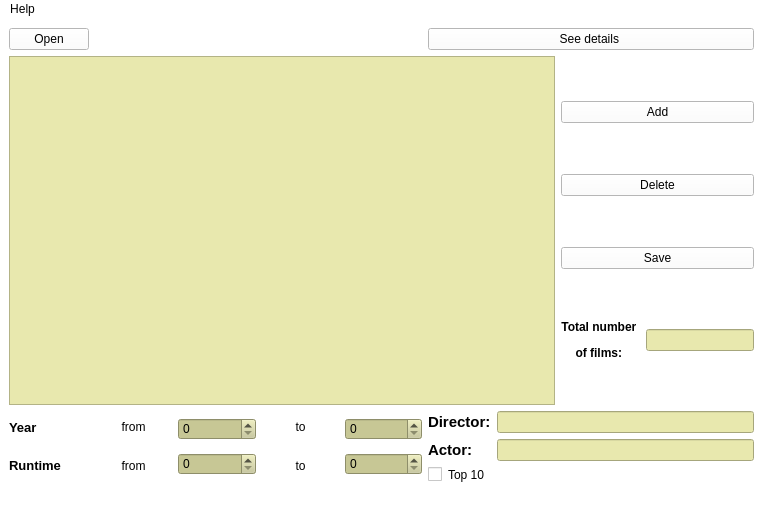
<?xml version="1.0" encoding="UTF-8"?>
<ui version="4.0">
 <class>MainWindow</class>
 <widget class="QMainWindow" name="MainWindow">
  <property name="geometry">
   <rect>
    <x>0</x>
    <y>0</y>
    <width>763</width>
    <height>513</height>
   </rect>
  </property>
  <property name="sizePolicy">
   <sizepolicy hsizetype="Fixed" vsizetype="Preferred">
    <horstretch>0</horstretch>
    <verstretch>0</verstretch>
   </sizepolicy>
  </property>
  <property name="windowTitle">
   <string>MainWindow</string>
  </property>
  <property name="styleSheet">
   <string notr="true">background-color: rgb(255, 255, 255);
border-bottom-color: rgb(170, 85, 255);
</string>
  </property>
  <widget class="QWidget" name="centralwidget">
   <layout class="QGridLayout" name="gridLayout_2">
    <item row="0" column="0">
     <widget class="QPushButton" name="pushButton_7">
      <property name="text">
       <string>Open</string>
      </property>
     </widget>
    </item>
    <item row="0" column="1">
     <spacer name="horizontalSpacer">
      <property name="orientation">
       <enum>Qt::Horizontal</enum>
      </property>
      <property name="sizeHint" stdset="0">
       <size>
        <width>323</width>
        <height>20</height>
       </size>
      </property>
     </spacer>
    </item>
    <item row="1" column="0" colspan="3">
     <layout class="QHBoxLayout" name="horizontalLayout_8">
      <item>
       <widget class="QTableView" name="tableView">
        <property name="enabled">
         <bool>true</bool>
        </property>
        <property name="styleSheet">
         <string notr="true">background-color: rgb(232, 232, 174);</string>
        </property>
       </widget>
      </item>
      <item>
       <layout class="QGridLayout" name="gridLayout">
        <item row="0" column="0">
         <widget class="QPushButton" name="pushButton_2">
          <property name="text">
           <string>Add</string>
          </property>
         </widget>
        </item>
        <item row="1" column="0">
         <widget class="QPushButton" name="pushButton_3">
          <property name="text">
           <string>Delete</string>
          </property>
         </widget>
        </item>
        <item row="2" column="0">
         <widget class="QPushButton" name="pushButton_8">
          <property name="text">
           <string>Save</string>
          </property>
         </widget>
        </item>
        <item row="3" column="0">
         <layout class="QVBoxLayout" name="verticalLayout">
          <item>
           <layout class="QHBoxLayout" name="horizontalLayout">
            <item>
             <widget class="QLabel" name="label_12">
              <property name="styleSheet">
               <string notr="true">font: 75 14pt &quot;Arial&quot;;</string>
              </property>
              <property name="text">
               <string>&lt;html&gt;&lt;head/&gt;&lt;body&gt;&lt;p align=&quot;center&quot;&gt;&lt;span style=&quot; font-weight:600;&quot;&gt;Total number &lt;/span&gt;&lt;/p&gt;&lt;p align=&quot;center&quot;&gt;&lt;span style=&quot; font-weight:600;&quot;&gt;of films: &lt;/span&gt;&lt;/p&gt;&lt;/body&gt;&lt;/html&gt;</string>
              </property>
             </widget>
            </item>
            <item>
             <widget class="QLineEdit" name="lineEdit">
              <property name="enabled">
               <bool>false</bool>
              </property>
              <property name="sizePolicy">
               <sizepolicy hsizetype="Minimum" vsizetype="Maximum">
                <horstretch>0</horstretch>
                <verstretch>0</verstretch>
               </sizepolicy>
              </property>
              <property name="styleSheet">
               <string notr="true">background-color: rgb(232, 232, 174);</string>
              </property>
              <property name="readOnly">
               <bool>true</bool>
              </property>
             </widget>
            </item>
           </layout>
          </item>
         </layout>
        </item>
       </layout>
      </item>
     </layout>
    </item>
    <item row="2" column="0">
     <layout class="QVBoxLayout" name="verticalLayout_6">
      <item>
       <widget class="QLabel" name="label_4">
        <property name="text">
         <string>&lt;html&gt;&lt;head/&gt;&lt;body&gt;&lt;p&gt;&lt;span style=&quot; font-size:10pt; font-weight:600;&quot;&gt;Year&lt;/span&gt;&lt;/p&gt;&lt;/body&gt;&lt;/html&gt;</string>
        </property>
       </widget>
      </item>
      <item>
       <widget class="QLabel" name="label_5">
        <property name="text">
         <string>&lt;html&gt;&lt;head/&gt;&lt;body&gt;&lt;p&gt;&lt;span style=&quot; font-size:10pt; font-weight:600;&quot;&gt;Runtime&lt;/span&gt;&lt;/p&gt;&lt;/body&gt;&lt;/html&gt;</string>
        </property>
       </widget>
      </item>
     </layout>
    </item>
    <item row="2" column="1">
     <layout class="QHBoxLayout" name="horizontalLayout_3">
      <item>
       <layout class="QVBoxLayout" name="verticalLayout_5">
        <item>
         <widget class="QLabel" name="label_14">
          <property name="text">
           <string>&lt;html&gt;&lt;head/&gt;&lt;body&gt;&lt;p align=&quot;center&quot;&gt;from&lt;/p&gt;&lt;/body&gt;&lt;/html&gt;</string>
          </property>
         </widget>
        </item>
        <item>
         <widget class="QLabel" name="label_15">
          <property name="text">
           <string>&lt;html&gt;&lt;head/&gt;&lt;body&gt;&lt;p align=&quot;center&quot;&gt;from&lt;/p&gt;&lt;/body&gt;&lt;/html&gt;</string>
          </property>
         </widget>
        </item>
       </layout>
      </item>
      <item>
       <layout class="QVBoxLayout" name="verticalLayout_7">
        <item>
         <widget class="QSpinBox" name="spinBox">
          <property name="styleSheet">
           <string notr="true">background-color: rgb(199, 199, 149);</string>
          </property>
         </widget>
        </item>
        <item>
         <widget class="QSpinBox" name="spinBox_2">
          <property name="styleSheet">
           <string notr="true">background-color: rgb(199, 199, 149);</string>
          </property>
         </widget>
        </item>
       </layout>
      </item>
      <item>
       <layout class="QVBoxLayout" name="verticalLayout_4">
        <item>
         <widget class="QLabel" name="label_7">
          <property name="text">
           <string>&lt;html&gt;&lt;head/&gt;&lt;body&gt;&lt;p align=&quot;center&quot;&gt;to&lt;/p&gt;&lt;/body&gt;&lt;/html&gt;</string>
          </property>
         </widget>
        </item>
        <item>
         <widget class="QLabel" name="label_9">
          <property name="text">
           <string>&lt;html&gt;&lt;head/&gt;&lt;body&gt;&lt;p align=&quot;center&quot;&gt;to&lt;/p&gt;&lt;/body&gt;&lt;/html&gt;</string>
          </property>
         </widget>
        </item>
       </layout>
      </item>
      <item>
       <layout class="QVBoxLayout" name="verticalLayout_9">
        <item>
         <widget class="QSpinBox" name="spinBox_4">
          <property name="styleSheet">
           <string notr="true">background-color: rgb(199, 199, 149);</string>
          </property>
         </widget>
        </item>
        <item>
         <widget class="QSpinBox" name="spinBox_5">
          <property name="styleSheet">
           <string notr="true">background-color: rgb(199, 199, 149);</string>
          </property>
         </widget>
        </item>
       </layout>
      </item>
     </layout>
    </item>
    <item row="2" column="2">
     <layout class="QVBoxLayout" name="verticalLayout_3">
      <item>
       <layout class="QHBoxLayout" name="horizontalLayout_2">
        <item>
         <layout class="QVBoxLayout" name="verticalLayout_8">
          <item>
           <widget class="QLabel" name="label_2">
            <property name="text">
             <string>&lt;html&gt;&lt;head/&gt;&lt;body&gt;&lt;p&gt;&lt;span style=&quot; font-size:11pt; font-weight:600;&quot;&gt;Director:&lt;/span&gt;&lt;/p&gt;&lt;/body&gt;&lt;/html&gt;</string>
            </property>
           </widget>
          </item>
          <item>
           <widget class="QLabel" name="label_3">
            <property name="text">
             <string>&lt;html&gt;&lt;head/&gt;&lt;body&gt;&lt;p&gt;&lt;span style=&quot; font-size:11pt; font-weight:600;&quot;&gt;Actor:&lt;/span&gt;&lt;/p&gt;&lt;/body&gt;&lt;/html&gt;</string>
            </property>
           </widget>
          </item>
         </layout>
        </item>
        <item>
         <layout class="QVBoxLayout" name="verticalLayout_2">
          <item>
           <widget class="QLineEdit" name="lineEdit_2">
            <property name="styleSheet">
             <string notr="true">background-color: rgb(232, 232, 174);</string>
            </property>
           </widget>
          </item>
          <item>
           <widget class="QLineEdit" name="lineEdit_3">
            <property name="styleSheet">
             <string notr="true">background-color: rgb(232, 232, 174);</string>
            </property>
           </widget>
          </item>
         </layout>
        </item>
       </layout>
      </item>
      <item>
       <widget class="QCheckBox" name="checkBox_7">
        <property name="styleSheet">
         <string notr="true">color:black;
font: 13pt &quot;STSong&quot;;
font: 75 13pt &quot;Arial&quot;;
</string>
        </property>
        <property name="text">
         <string>Top 10</string>
        </property>
       </widget>
      </item>
     </layout>
    </item>
    <item row="0" column="2">
     <widget class="QPushButton" name="pushButton">
      <property name="text">
       <string>See details </string>
      </property>
     </widget>
    </item>
   </layout>
  </widget>
  <widget class="QStatusBar" name="statusBar"/>
  <widget class="QMenuBar" name="menuBar">
   <property name="geometry">
    <rect>
     <x>0</x>
     <y>0</y>
     <width>763</width>
     <height>21</height>
    </rect>
   </property>
   <widget class="QMenu" name="menuHelp">
    <property name="title">
     <string>Help</string>
    </property>
    <addaction name="actionStudent_ID_141"/>
    <addaction name="actionAbout"/>
   </widget>
   <addaction name="menuHelp"/>
  </widget>
  <action name="actionStudent_ID_141">
   <property name="text">
    <string>Student ID: 141</string>
   </property>
  </action>
  <action name="actionAbout">
   <property name="text">
    <string>About</string>
   </property>
  </action>
 </widget>
 <resources/>
 <connections/>
</ui>
